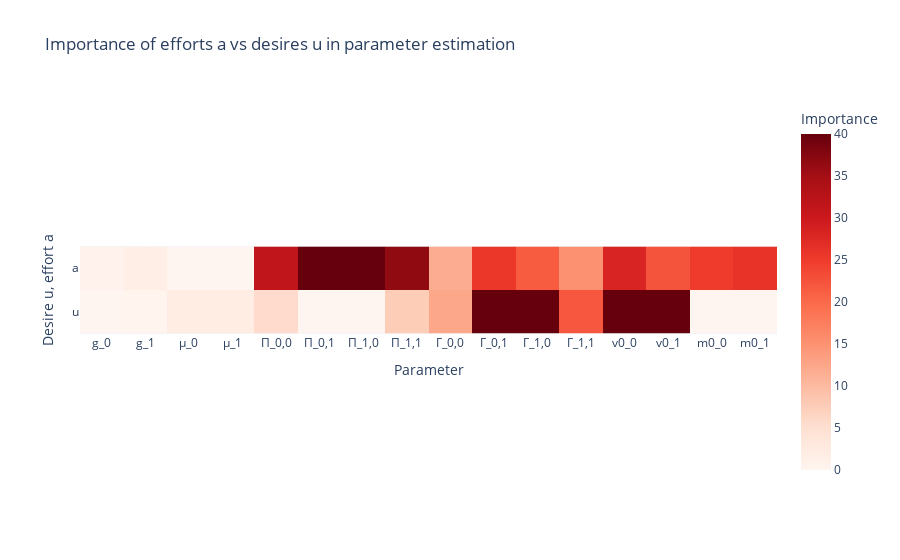
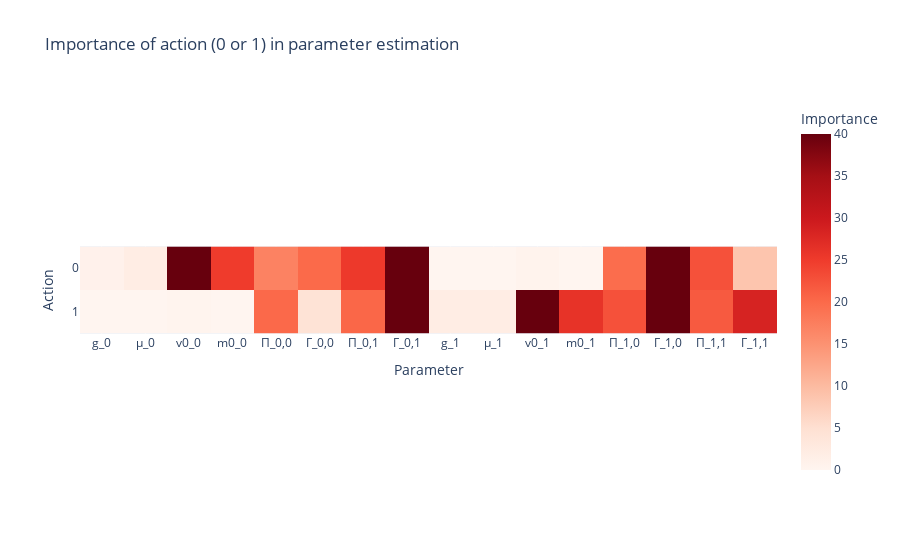
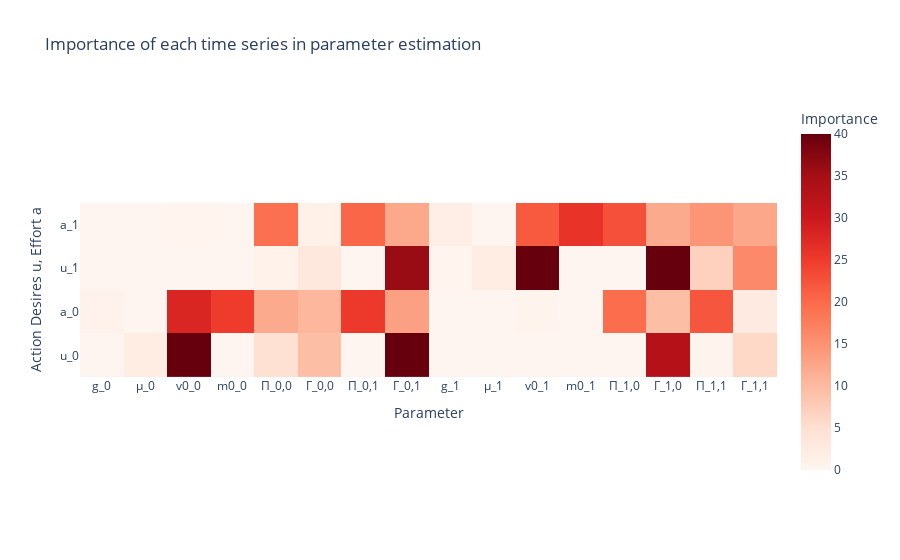

Write notebook code for charts like these, in order.
### Markdown cell above
Having seen the overall feature importance above, it is also interesting to know if any of the time series are particularly good in predicting the parameters.
In particular, I want to know if either desires (u) or efforts (a) are more informative; and which action (0 or 1) is informative for which parameter. Again, I sum over the abs correlation coefficients.

The first plot shows that desire time series features have overall more predictive power. In other words, if desires are unobservable (as is the case in the real world), prediction will be relatively harder.
Furthermore, $\mathbf{u}(t)$ predicts $\Gamma$, $\mathbf{\mu}$, and $\mathbf{v}_0$ better; while $\mathbf{a}(t)$ predicts $\Pi$, $\mathbf{g}$, and $\mathbf{m}_0$ better (and interestingly, the opposite parameters to the ODE specification, see the first notebook).

The second plot shows that each action is better in predicting its "own" parameters (i.e., with the same index). Therefore, if only action 0 is observed, it will be harder to predict the parameters of action 1.

For completeness, the last plot shows the role of each individual time series, which confirms the previous findings.

### Code cell
var_names_df = pd.Series(corr_important_df.index, index=corr_important_df.index).str.split(
    "_", n=2, expand=True
)
var_names_df.columns = ["var_name", "var_index", "var"]
var_names_df["var"] = var_names_df["var_name"] + "_" + var_names_df["var_index"]

var_corr_df = var_names_df.join(corr_important_df.abs())

name_param_importance = var_corr_df.groupby("var_name").sum(numeric_only=True)
index_param_importance = var_corr_df.groupby("var_index").sum(numeric_only=True)
index_param_importance = index_param_importance[
    index_param_importance.columns.sort_values(key=lambda col: col.str.split("_").str[-1])
]
var_param_importance = var_corr_df.groupby("var").sum(numeric_only=True)
var_param_importance = var_param_importance[
    var_param_importance.columns.sort_values(key=lambda col: col.str.split("_").str[-1])
]
var_param_importance = var_param_importance.sort_index(
    key=lambda idx: idx.str.split("_").str[-1], ascending=False
)


px.imshow(
    name_param_importance,
    title="Importance of efforts a vs desires u in parameter estimation",
    labels={"x": "Parameter", "y": "Desire u, effort a", "color": "Importance"},
    color_continuous_scale="Reds",
    zmax=40,
).show()

px.imshow(
    index_param_importance,
    title="Importance of action (0 or 1) in parameter estimation",
    labels={"x": "Parameter", "y": "Action", "color": "Importance"},
    color_continuous_scale="Reds",
    zmax=40,
).show()

px.imshow(
    var_param_importance,
    title="Importance of each time series in parameter estimation",
    labels={"x": "Parameter", "y": "Action Desires u, Effort a", "color": "Importance"},
    color_continuous_scale="Reds",
    zmax=40,
).show()

### Figure 1 — Plotly figure (JSON) as saved in the notebook; plotly's stock layout.template omitted (floating-point values rounded to 4 significant figures)
{"data": [{"coloraxis": "coloraxis", "hovertemplate": "Parameter: %{x}<br>Desire u, effort a: %{y}<br>Importance: %{z}<extra></extra>", "name": "0", "type": "heatmap", "x": ["g_0", "g_1", "μ_0", "μ_1", "Π_0,0", "Π_0,1", "Π_1,0", "Π_1,1", "Γ_0,0", "Γ_0,1", "Γ_1,0", "Γ_1,1", "v0_0", "v0_1", "m0_0", "m0_1"], "xaxis": "x", "y": ["a", "u"], "yaxis": "y", "z": [[0.8515, 1.657, 0.0, 0.0, 31.44, 45.6, 42.35, 36.68, 11.81, 25.61, 21.49, 15.15, 28.22, 22.3, 24.95, 26.17], [0.0, 0.2905, 1.994, 1.991, 5.638, 0.0, 0.0, 7.603, 12.42, 142.2, 102.3, 21.97, 89.43, 89.94, 0.0, 0.0]]}], "layout": {"coloraxis": {"cmax": 40, "cmin": 0, "colorbar": {"title": {"text": "Importance"}}, "colorscale": [[0, "rgb(255,245,240)"], [0.125, "rgb(254,224,210)"], [0.25, "rgb(252,187,161)"], [0.375, "rgb(252,146,114)"], [0.5, "rgb(251,106,74)"], [0.625, "rgb(239,59,44)"], [0.75, "rgb(203,24,29)"], [0.875, "rgb(165,15,21)"], [1, "rgb(103,0,13)"]]}, "title": {"text": "Importance of efforts a vs desires u in parameter estimation"}, "xaxis": {"anchor": "y", "constrain": "domain", "domain": [0, 1], "scaleanchor": "y", "title": {"text": "Parameter"}}, "yaxis": {"anchor": "x", "autorange": "reversed", "constrain": "domain", "domain": [0, 1], "title": {"text": "Desire u, effort a"}}}}

### Figure 2 — Plotly figure (JSON) as saved in the notebook; plotly's stock layout.template omitted (floating-point values rounded to 4 significant figures)
{"data": [{"coloraxis": "coloraxis", "hovertemplate": "Parameter: %{x}<br>Action: %{y}<br>Importance: %{z}<extra></extra>", "name": "0", "type": "heatmap", "x": ["g_0", "μ_0", "v0_0", "m0_0", "Π_0,0", "Γ_0,0", "Π_0,1", "Γ_0,1", "g_1", "μ_1", "v0_1", "m0_1", "Π_1,0", "Γ_1,0", "Π_1,1", "Γ_1,1"], "xaxis": "x", "y": ["0", "1"], "yaxis": "y", "z": [[0.8515, 1.994, 117.4, 24.95, 16.99, 19.97, 25.3, 119.4, 0.0, 0.0, 0.5421, 0.0, 19.68, 42.54, 22.61, 8.643], [0.0, 0.0, 0.2603, 0.0, 20.08, 4.261, 20.3, 48.37, 1.947, 1.991, 111.7, 26.17, 22.67, 81.2, 21.67, 28.48]]}], "layout": {"coloraxis": {"cmax": 40, "cmin": 0, "colorbar": {"title": {"text": "Importance"}}, "colorscale": [[0, "rgb(255,245,240)"], [0.125, "rgb(254,224,210)"], [0.25, "rgb(252,187,161)"], [0.375, "rgb(252,146,114)"], [0.5, "rgb(251,106,74)"], [0.625, "rgb(239,59,44)"], [0.75, "rgb(203,24,29)"], [0.875, "rgb(165,15,21)"], [1, "rgb(103,0,13)"]]}, "title": {"text": "Importance of action (0 or 1) in parameter estimation"}, "xaxis": {"anchor": "y", "constrain": "domain", "domain": [0, 1], "scaleanchor": "y", "title": {"text": "Parameter"}}, "yaxis": {"anchor": "x", "autorange": "reversed", "constrain": "domain", "domain": [0, 1], "title": {"text": "Action"}}}}

### Figure 3 — Plotly figure (JSON) as saved in the notebook; plotly's stock layout.template omitted (floating-point values rounded to 4 significant figures)
{"data": [{"coloraxis": "coloraxis", "hovertemplate": "Parameter: %{x}<br>Action Desires u, Effort a: %{y}<br>Importance: %{z}<extra></extra>", "name": "0", "type": "heatmap", "x": ["g_0", "μ_0", "v0_0", "m0_0", "Π_0,0", "Γ_0,0", "Π_0,1", "Γ_0,1", "g_1", "μ_1", "v0_1", "m0_1", "Π_1,0", "Γ_1,0", "Π_1,1", "Γ_1,1"], "xaxis": "x", "y": ["a_1", "u_1", "a_0", "u_0"], "yaxis": "y", "z": [[0.0, 0.0, 0.2603, 0.0, 19.31, 1.279, 20.3, 12.37, 1.657, 0.0, 21.75, 26.17, 22.67, 12.03, 14.59, 12.5], [0.0, 0.0, 0.0, 0.0, 0.7728, 2.982, 0.0, 35.99, 0.2905, 1.991, 89.94, 0.0, 0.0, 69.17, 7.085, 15.98], [0.8515, 0.0, 27.96, 24.95, 12.13, 10.53, 25.3, 13.24, 0.0, 0.0, 0.5421, 0.0, 19.68, 9.458, 22.09, 2.651], [0.0, 1.994, 89.43, 0.0, 4.865, 9.442, 0.0, 106.2, 0.0, 0.0, 0.0, 0.0, 0.0, 33.08, 0.5181, 5.992]]}], "layout": {"coloraxis": {"cmax": 40, "cmin": 0, "colorbar": {"title": {"text": "Importance"}}, "colorscale": [[0, "rgb(255,245,240)"], [0.125, "rgb(254,224,210)"], [0.25, "rgb(252,187,161)"], [0.375, "rgb(252,146,114)"], [0.5, "rgb(251,106,74)"], [0.625, "rgb(239,59,44)"], [0.75, "rgb(203,24,29)"], [0.875, "rgb(165,15,21)"], [1, "rgb(103,0,13)"]]}, "title": {"text": "Importance of each time series in parameter estimation"}, "xaxis": {"anchor": "y", "constrain": "domain", "domain": [0, 1], "scaleanchor": "y", "title": {"text": "Parameter"}}, "yaxis": {"anchor": "x", "autorange": "reversed", "constrain": "domain", "domain": [0, 1], "title": {"text": "Action Desires u, Effort a"}}}}
